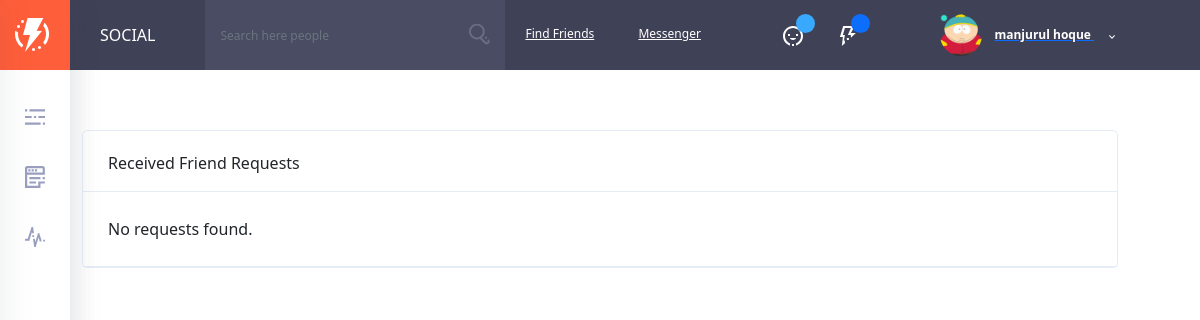
/friend-requests (signed in), run on an earlier commit of the app's database.
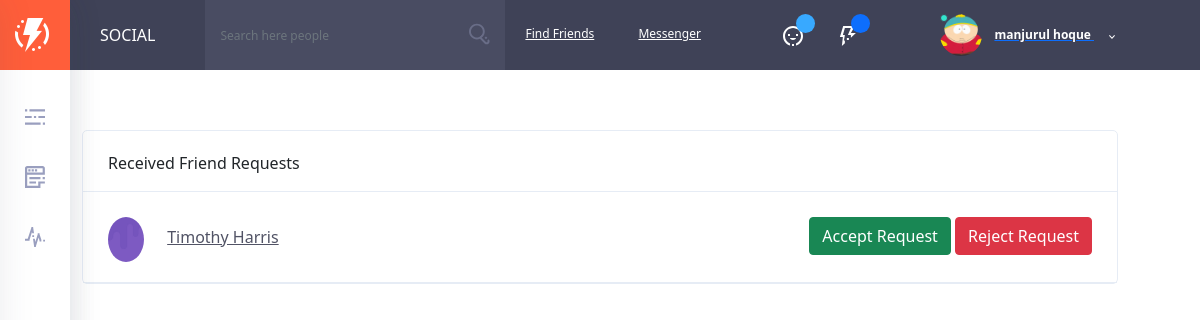
And on a later commit of the database.
### accounts/models.py (models this page shows, shortened)
class User(AbstractUser):
    username = models.CharField(
        'username',
        max_length=50,
        unique=True,
        help_text='Required. 50 characters or fewer. Letters, digits and @/./+/-/_ only.',
        error_messages={
            'unique': "A user with that username already exists.",
        },
    )
    email = models.EmailField(unique=True, blank=False,
                              error_messages={
                                  'unique': "A user with that email already exists.",
                              })
    gender = models.CharField(max_length=20)
    status = models.BooleanField(default=False)
    about = models.TextField(blank=True)
    USERNAME_FIELD = "email"
    REQUIRED_FIELDS = ["username", "gender"]

### userprofile/models.py (models this page shows, shortened)
class Profile(models.Model):
    user = models.OneToOneField(User, on_delete=models.DO_NOTHING, related_name='profile')
    profile_image = models.ImageField(upload_to='avatars', default='avatars/guest.png')
    cover_image = models.ImageField(upload_to='avatars', default='avatars/cover.png')
    phone = models.CharField(max_length=20, blank=True)
    city = models.CharField(max_length=20, blank=True)
    country = models.CharField(max_length=20, blank=True)

### friends/models.py (models this page shows, shortened)
class FriendshipRequest(models.Model):
    from_user = models.ForeignKey(
        User,
        on_delete=models.CASCADE,
        related_name="friendship_requests_sent",
    )
    to_user = models.ForeignKey(
        User,
        on_delete=models.CASCADE,
        related_name="friendship_requests_received",
    )
    message = models.TextField(_("Message"), blank=True)
    created_at = models.DateTimeField(default=timezone.now)
    rejected = models.DateTimeField(blank=True, null=True)
    viewed = models.DateTimeField(blank=True, null=True)
    class Meta:
        verbose_name = _("Friendship Request")
        verbose_name_plural = _("Friendship Requests")
        unique_together = ("from_user", "to_user")

### friends/views.py (the view)
# urls.py: path('friend-requests', FriendRequestsListView.as_view(), name="friend-requests"),
class FriendRequestsListView(LoginRequiredMixin, ListView):
    model = Friend
    context_object_name = 'friend_requests'
    template_name = "friends/friend-requests.html"
    def get_queryset(self):
        return Friend.objects.got_friend_requests(user=self.request.user)

### friends/models.py (called while the page is built)
    def got_friend_requests(self, user):
        qs = (
            FriendshipRequest.objects.select_related("from_user__profile", "to_user")
                .filter(to_user=user)
                .all()
        )
        unread_requests = list(qs)
        return unread_requests

### templates/friends/friend-requests.html (shortened to what this page needs)
{% extends 'base.html' %}
{% load static %}
{% block content %}
    <div class="container">
        <div class="row">
            <div class="col col-xl-12 order-xl-2 col-lg-9 order-lg-2 col-md-12 order-md-1 col-sm-12 col-12">
                <div class="ui-block">
                    <div class="ui-block-title">
                        <h6 class="title">Received Friend Requests</h6>
                    </div>
                    <ul class="notification-list friend-requests">
                        {% for friend_request in friend_requests %}
                            <li>
                                <div class="author-thumb">
                                    {% if friend_request.from_user.profile.profile_image.url %}
                                        <img src="{{ friend_request.from_user.profile.profile_image.url }}"
                                             class="author-img" alt="author" style="height: 45px">
                                    {% else %}
                                        <img src="{% static 'img/bg-birthdays.jpg' %}" class="author-img" alt="author" style="height: 45px">
                                    {% endif %}
                                </div>
                                <div class="notification-event">
                                    <a href="#"
                                       class="h6 notification-friend">{{ friend_request.from_user.get_full_name }}</a>
                                </div>
                                <span class="notification-icon">
                                    <a href="javascript:void(0)"
                                       onclick="accept(this)"
                                       data-url="{% url 'friends:accept-request' friend_request.from_user.username %}"
                                       class="btn btn-success" data-ripple=""
                                       data-friend="{{ friend_request.from_user.username }}">
                                        Accept Request
                                    </a>
                                    <a href="javascript:void(0)"
                                       data-url="{% url 'friends:accept-request' friend_request.from_user.username %}"
                                       class="btn btn-danger" data-ripple=""
                                       data-friend="{{ friend_request.from_user.username }}">
                                        Reject Request
                                    </a>
                                </span>
                            </li>
                        {% empty %}
                            <li>No requests found.</li>
                        {% endfor %}
                    </ul>
                </div>
            </div>
        </div>
    </div>
{% endblock %}

### templates/base.html (shortened to what this page needs)
{% load static %}
<!DOCTYPE html>
<html lang="en">
<head>
    {% include 'includes/stylesheets.html' %}
</head>
<body class="page-has-left-panels page-has-right-panels">
<div class="fixed-sidebar">
    <div class="fixed-sidebar-left sidebar--small" id="sidebar-left">
        <a href="" class="logo">
            <div class="img-wrap">
            </div>
        </a>
        <div class="mCustomScrollbar" data-mcs-theme="dark">
            <ul class="left-menu">
                <li>
                    <a href="#" class="js-sidebar-open">
                    </a>
                </li>
                <li>
                    <a href="">
                    </a>
                </li>
                <li>
                    <a href="">
                    </a>
                </li>
            </ul>
        </div>
    </div>
</div>
{% include 'includes/header.html' %}
{% block content %} {% endblock %}
</body>
</html>

### templates/includes/stylesheets.html (shortened to what this page needs)
{% load static %}
<link rel="stylesheet" type="text/css" href="{% static 'bootstrap-5.0.2-dist/css/bootstrap-reboot.min.css' %}">
<link rel="stylesheet" type="text/css" href="{% static 'bootstrap-5.0.2-dist/css/bootstrap.min.css' %}">
<link rel="stylesheet" type="text/css" href="{% static 'bootstrap-5.0.2-dist/css/bootstrap-grid.min.css' %}">
<link rel="stylesheet" type="text/css" href="{% static 'css/toastr.min.css' %}">
<link rel="stylesheet" href="https://cdnjs.cloudflare.com/ajax/libs/font-awesome/6.0.0/css/all.min.css"/>
<link rel="stylesheet" type="text/css" href="{% static 'css/main.css' %}">
<link rel="stylesheet" type="text/css" href="{% static 'css/fonts.css' %}">
<link rel="stylesheet" type="text/css" href="{% static 'css/custom.css' %}">
<link rel="stylesheet" type="text/css" href="{% static 'css/chat.css' %}">

### templates/includes/header.html (shortened to what this page needs)
{% load static %}
<div class="fixed-sidebar">
    <div class="fixed-sidebar-left sidebar--small" id="sidebar-left">
        <a href="{% url 'core:home' %}" class="logo">
            <div class="img-wrap">
                <img src="{% static 'img/logo.webp' %}" alt="olympus">
            </div>
        </a>
        <div class="mCustomScrollbar" data-mcs-theme="dark">
            <ul class="left-menu">
                <li>
                    <a href="#" class="js-sidebar-open">
                        <svg class="olymp-menu-icon left-menu-icon" data-toggle="tooltip" data-placement="right"
                             data-original-title="OPEN MENU">
                            <use xlink:href="#olymp-menu-icon"></use>
                        </svg>
                    </a>
                </li>
                <li>
                    <a href="{% url 'core:home' %}">
                        <svg class="olymp-newsfeed-icon left-menu-icon" data-toggle="tooltip" data-placement="right"
                             data-original-title="NEWSFEED">
                            <use xlink:href="#olymp-newsfeed-icon"></use>
                        </svg>
                    </a>
                </li>
                <li>
                    <a href="{% url 'profile:edit-profile' %}">
                        <svg class="olymp-stats-icon left-menu-icon" data-toggle="tooltip" data-placement="right"
                             data-original-title="My profile">
                            <use xlink:href="#olymp-stats-icon"></use>
                        </svg>
                    </a>
                </li>
            </ul>
        </div>
    </div>
</div>
<header class="header" id="site-header">
    <div class="page-title" style="cursor: pointer;" data-link="{% url 'core:home' %}"
         onclick="window.location.href=$(this).data('link');">
        <h6>Social</h6>
    </div>
    <div class="header-content-wrapper">
        <form class="search-bar w-search notification-list friend-requests">
            <div class="form-group with-button">
                <input class="form-control js-user-searchh" placeholder="Search here people" type="text">
                <button>
                    <svg class="olymp-magnifying-glass-icon">
                        <use xlink:href="#olymp-magnifying-glass-icon"></use>
                    </svg>
                </button>
            </div>
        </form>
        <a href="{% url 'friends:find-friends' %}" class="link-find-friend">Find Friends</a>
        <a href="{% url 'communications:all-messages' %}" class="link-find-friend">Messenger</a>
        <div class="control-block">
            <div class="control-icon more has-items">
                <svg class="olymp-happy-face-icon">
                    <use xlink:href="#olymp-happy-face-icon"></use>
                </svg>
                <div class="label-avatar bg-blue" id="total-friend-requests"></div>
            </div>
            <div class="control-icon more has-items">
                <svg class="olymp-thunder-icon">
                    <use xlink:href="#olymp-thunder-icon"></use>
                </svg>
                <div class="label-avatar bg-primary" id="notification-count"></div>
            </div>
            <div class="author-page author vcard inline-items more">
                <div class="author-thumb">
                    <img alt="author" src="{{ user.profile.profile_image.url }}" style="width: 42px; height: 42px"
                         class="avatar">
                    <span class="icon-status online"></span>
                </div>
                <a href="#" class="author-name fn">
                    <div class="author-title">
                        {{ user.get_full_name }}
                        <svg class="olymp-dropdown-arrow-icon">
                            <use xlink:href="#olymp-dropdown-arrow-icon"></use>
                        </svg>
                    </div>
                </a>
            </div>
        </div>
    </div>
</header>
<div class="header-spacer"></div>

### templates/includes/scripts.html (shortened to what this page needs)
{% load static %}

### static/css/custom.css (style rules this page uses)
.author-img { width: 36px; height: 36px; }

### static/css/chat.css (style rules this page uses)
body { margin-top: 20px; }

What changed in the data, as far as the page shows it:
added FriendshipRequest: from_user.get_full_name "Timothy Harris"
Also different on the page:
text no longer shown: "No requests found."
